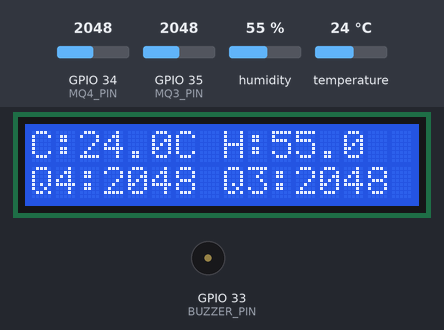
Bench run of a sketch on a simulated ESP32. On the bench: 16×2 character LCD, buzzer (waves = sounding, pin HIGH). The test bench sets the inputs (shaded band); at power-on: humidity 55 %, GPIO 34 (MQ4_PIN) = 2048, GPIO 35 (MQ3_PIN) = 2048, temperature 24 °C. WiFi joins after 1.5 s; servers stay silent unless stated; no MQTT or app messages arrive unless stated; what the sketch prints to the serial monitor is not drawn.

Above: at 2.7 s.
2.8 s: humidity set to 22 %
At 4.67 s:
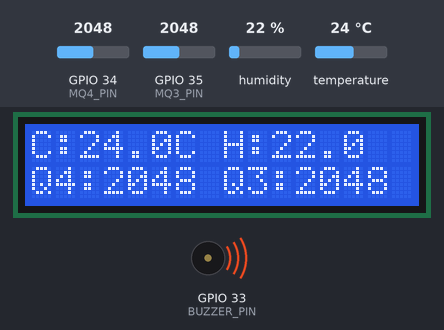
6.0 s: GPIO 34 (MQ4_PIN) set to 1460
At 8.1 s:
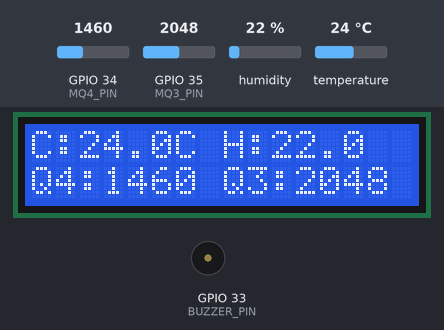
8.9 s: GPIO 35 (MQ3_PIN) set to 1460
At 11.0 s:
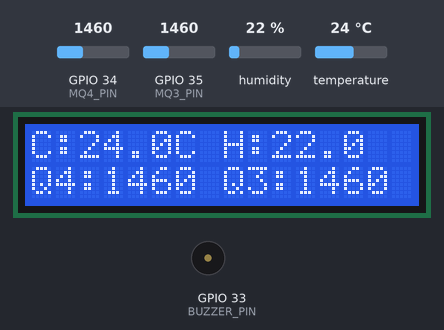
11.8 s: GPIO 34 (MQ4_PIN) set to 1038
At 13.9 s:
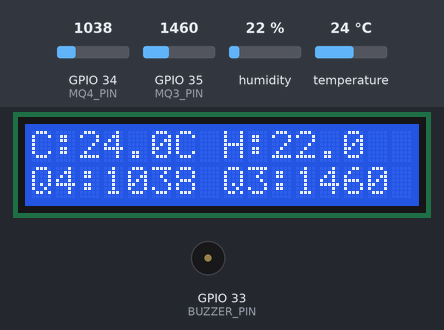
14.7 s: GPIO 34 (MQ4_PIN) set to 929
At 16.6 s:
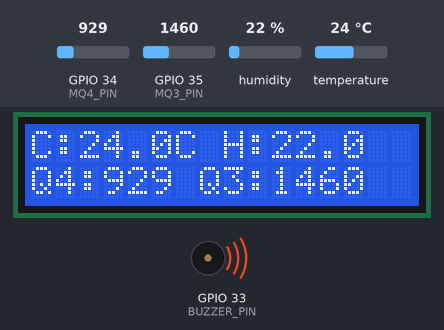
17.6 s: temperature set to 12 °C
At 18.8 s:
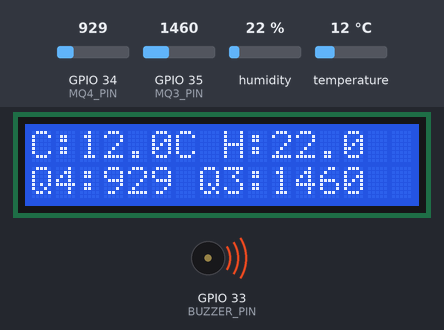
Timing chart, 0 to 20.6 s (numbered marks = the images above; inputs shaded):
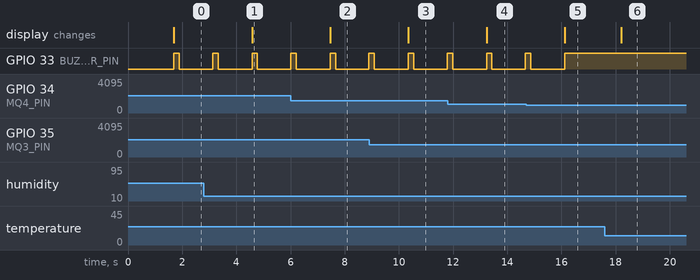

Measured:
- the behaviour switches between 1001 and 1000 on GPIO 34 (MQ4_PIN) (found by bisection; images 4 and 5)
- after the input at 2.8 s, the display: changes after 1.8 s (image 1)
- after the input at 6.0 s, the display: changes after 1.5 s (image 2)
- after the input at 8.9 s, the display: changes after 1.5 s (image 3)
- after the input at 11.8 s, the display: changes after 1.4 s (image 4)
- after the input at 14.7 s, GPIO 33 (BUZZER_PIN): goes on until 16.1 s, then stays HIGH; the display: changes after 1.4 s (image 5)
- after the input at 17.6 s, the display: changes after 0.61 s (image 6)
- by itself, GPIO 33 (BUZZER_PIN): alternates HIGH for 0.20 s and LOW for 1.3 s

The sketch:

sketch_may17a.ino
```cpp
#include <Wire.h>
#include <LiquidCrystal_I2C.h>
#include <DHT.h>
#include <WiFi.h>
#include <PubSubClient.h>  // Thêm thư viện MQTT
#include <ArduinoJson.h>

#define DHTPIN A4         // Chân kết nối cảm biến DHT11
#define DHTTYPE DHT11      // DHT 11
#define MQ4_PIN A6         // Chân kết nối cảm biến MQ4
#define MQ3_PIN A7        // Chân kết nối cảm biến MQ3
#define BUZZER_PIN A5    // chân còi chip

// Cấu hình mạng WiFi
const char* ssid = "Tang 3";
const char* password = "1234567890";

// Cấu hình MQTT Broker
const char* mqtt_server = "192.168.1.190";  // Địa chỉ MQTT Broker
const int mqtt_port = 1883;

float lastTemp = 0;
float lastHumi = 0;
int lastMq3 = 0;
int lastMq4 = 0;

DHT dht(DHTPIN, DHTTYPE);
LiquidCrystal_I2C lcd(0x27, 16, 2);
WiFiClient espClient;
PubSubClient client(espClient);

void setup_wifi() {
  delay(10);
  // Connect WiFi
  Serial.println();
  Serial.print("Connecting to ");
  Serial.println(ssid);
  WiFi.begin(ssid, password);

  while (WiFi.status() != WL_CONNECTED) {
    delay(500);
    Serial.print(".");
  }

  Serial.println("");
  Serial.println("WiFi connected");
  Serial.println("IP address: ");
  Serial.println(WiFi.localIP());
}

void callback(char* topic, byte* payload, unsigned int length) {
  // Handle message arrived
}

void reconnect() {
  // Loop until we're reconnected
  while (!client.connected()) {
    Serial.print("Attempting MQTT connection...");
    // Attempt to connect
    if (client.connect("arduinoClient")) {
      Serial.println("connected");
    } else {
      Serial.print("failed, rc=");
      Serial.print(client.state());
      Serial.println(" try again in 5 seconds");
      // Wait 5 seconds before retrying
      delay(5000);
    }
  }
}

void setup() {
  Serial.begin(9600);

  // Initialize LCD
  lcd.init();
  lcd.backlight();
  pinMode(BUZZER_PIN, OUTPUT);
  // Connect to WiFi
  setup_wifi();

  // Set MQTT server and callback function
  client.setServer(mqtt_server, mqtt_port);
  client.setCallback(callback);

  dht.begin();
}

void loop() {
  if (!client.connected()) {
    reconnect();
  }
  client.loop();

  float humidity = dht.readHumidity();
  float temperature = dht.readTemperature();

  // Read analog values of MQ3 and MQ4
  int mq4Value = analogRead(MQ4_PIN);
  int mq3Value = analogRead(MQ3_PIN);

  lcd.clear();
  lcd.setCursor(0, 0);
  lcd.print("C:");
  lcd.print(temperature, 1); // One digit after the decimal point
  lcd.print("C H:");
  lcd.print(humidity, 1); // One digit after the decimal point
  lcd.setCursor(0, 1);
  lcd.print("Q4:");
  lcd.print(mq4Value);
  lcd.print(" Q3:");
  lcd.print(mq3Value);
  if (mq4Value > 1000 || mq3Value>1500 ) {
    // Turn on the buzzer
    digitalWrite(BUZZER_PIN, HIGH);
    delay(200); // Delay for sound effect
    // Turn off the buzzer
    digitalWrite(BUZZER_PIN, LOW);
    delay(200);
  }
  else{
    digitalWrite(BUZZER_PIN, HIGH);
  }
  // Send data via MQTT
  if (client.connected()) {
    if(abs(lastTemp - temperature) > 2
    || abs(lastHumi - humidity) > 2
    || abs(lastMq3 - mq3Value) > 200
    || abs(lastMq4 - mq4Value) > 200
    ){
        // Create JSON payload
      StaticJsonDocument<200> doc;
      doc["temperature"] = temperature;
      doc["humidity"] = humidity;
      doc["mq4"] = mq4Value;
      doc["mq3"] = mq3Value;

      String jsonString;
      serializeJson(doc, jsonString);

      char topic[50];
      snprintf(topic, 50, "sensor/data");
      client.publish(topic, jsonString.c_str());

      lastTemp = temperature;
      lastHumi = humidity;
      lastMq3 = mq3Value;
      lastMq4 = mq4Value;
    }
  }

  delay(1000); // Wait 5 seconds before sending data again
}
```
